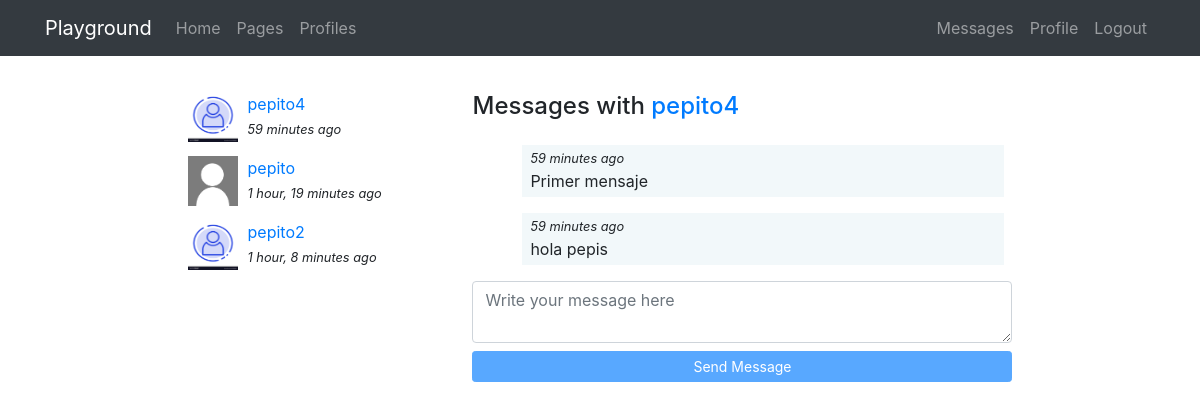
/messenger/thread/3 (signed in), run on the app's committed database.
### registration/models.py (models this page shows)
class Profile(models.Model):
    user = models.OneToOneField(User, on_delete=models.CASCADE)
    avatar = models.ImageField(upload_to=custom_upload_to, null=True, blank=True)
    bio = models.TextField(null=True, blank=True)
    link = models.URLField(max_length=200, null=True, blank=True)
    class Meta:
        ordering = ['user__username']

### messenger/models.py (models this page shows)
class Thread(models.Model):
    users = models.ManyToManyField(User, related_name='threads')
    messages = models.ManyToManyField(Message)
    updated = models.DateTimeField(auto_now=True)
    objects = ThreadManager()
    class Meta:
        ordering = ['-updated']

class Message(models.Model):
    user = models.ForeignKey(User, on_delete=models.CASCADE)
    content = models.TextField()
    created = models.DateTimeField(auto_now_add=True)
    class Meta:
        ordering = ['created']

### messenger/views.py (the view)
# urls.py: path('thread/<int:pk>', ThreadDetail.as_view(), name='detail'),
@method_decorator(login_required, name='dispatch')
class ThreadDetail(DetailView):
    model = Thread
    def get_object(self):
        obj = super(ThreadDetail, self).get_object()
        if self.request.user not in obj.users.all():
            raise Http404()
        return obj

### messenger/templates/messenger/thread_detail.html (shortened to what this page needs)
{% extends 'core/base.html' %}
{% load static %}
{% block content %}
<main role="main">
  <div class="container">
    <div class="row mt-3">
      <div class="col-md-9 mx-auto mb-5">
        <div class="row">
          <div class="col-md-4">
            {% for thread in request.user.threads.all %}
              {% if thread.messages.all|length > 0 %}
                <div class="mb-3">
                  {% for user in thread.users.all %}
                    {% if user != request.user %}
                      {% if user.profile.avatar %}
                        <img src="{{user.profile.avatar.url}}" class="avatar">
                      {% else %}
                        <img src="{% static 'registration/img/no-avatar.jpg' %}" class="avatar">
                      {% endif %}
                      <div>
                        <a href="{% url 'messenger:detail' thread.pk %}">{{user}}</a><br>
                        <small><i>{{thread.messages.last.created|timesince}} ago</i></small>
                      </div>
                    {% endif %}
                  {% endfor %}
                </div>
              {% endif %}
            {% endfor %}
          </div>
          <div class="col-md-8">
            {% for user in thread.users.all %}
              {% if user != request.user %}
                <h4 class="mb-4">Messages with <a href="{% url 'profiles:detail' user %} ">{{user}}</a></h4>
              {% endif %}
            {% endfor %}
            <div class="thread" id="thread">
              {% for message in object.messages.all %}
                <div {% if request.user == message.user %}class="mine mb-3"{% else %}class="other mb-3"{% endif %}>
                  <small><i>{{thread.messages.last.created|timesince}} ago</i></small><br>
                  {{message.content}}
                </div>
              {% endfor %}
            </div>
            <textarea id="content" class='form-control mb-2' rows='2' placeholder='Write your message here'></textarea>
            <button id='send' class='btn btn-primary btn-sm btn-block' disabled>Send Message</button>
          </div>
        </div>
    </div>
  </div>
</main>
{% endblock %}

### core/static/core/css/main.css (style rules this page uses)
main { padding-top: 20px; }
:root { --jumbotron-padding-y: 3rem; }

### messenger/templates/messenger/thread_detail.html (style rules this page uses)
.avatar { width:50px; height:50px; float:left; margin-right:10px; }
.thread { max-height:300px; overflow-y:auto; padding:0 0.5em; }
.mine { padding:0 0.5em 0.25em; background-color:rgba(230,242,245,.5); width:92%; margin-left:8%; }

### data on the page
Thread: messages.last.created "59 minutes"
Thread: messages.last.created "1 hour, 19 minutes"
Thread: messages.last.created "1 hour, 8 minutes"
Message: content "Primer mensaje"
Message: content "hola pepis"

### other printed values
{{ user }} "pepito4"
{{ user }} "pepito"
{{ user }} "pepito2"
